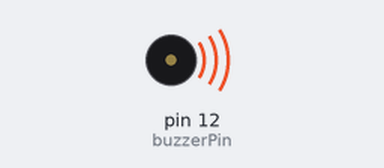
Recording of a sketch running on a simulated Arduino Uno, built with avr-gcc and run on an emulated ATmega328P. On the bench: buzzer (waves = sounding).

Above: at 0.5 s.
Timing chart, 0 to 5.2 s (numbered marks = the images above):
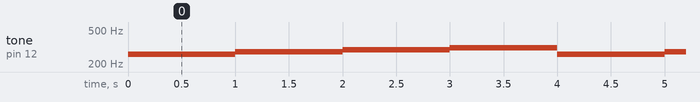

Measured:
- by itself, tone on pin 12 (buzzerPin): repeats every 4.0 s: 277 Hz 1.0 s, 294 Hz 1.0 s, 311 Hz 1.0 s, 261 Hz 1.0 s

The sketch:

sketch_buzzer.ino
```cpp
int buzzerPin = 12;
void setup() {
  // put your setup code here, to run once:

}

void loop() {
  // put your main code here, to run repeatedly:
  tone (buzzerPin, 261);
  delay (1000);
  tone (buzzerPin, 277);
  delay (1000);
  tone (buzzerPin, 294);
  delay (1000);
  tone (buzzerPin, 311);
  delay (1000);
}
```
